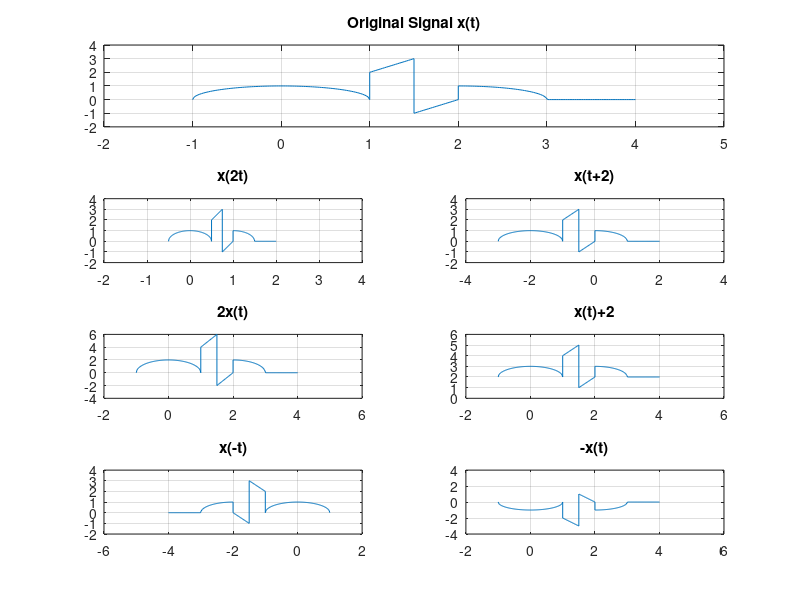

Recreate this plot in MATLAB.
clear all;
close all;
clc;
x=linspace(-1,1,100);
y=sqrt (1-(x.^2));
a=linspace(2,4,100);
b=sqrt(1-(a-2).^2);
c=linspace(1,1.5,25);
y1=2.*(c);
d=linspace(1.5,2,25);
y2=(d-2)./0.5;
z1=[x c];
z2=[z1 d];
z=[z2 a];
q1=[y y1];
q2=[q1 y2];
q=[q2 b];

subplot(4,2,[1 2]);
plot(z, q);
title ('Original Signal x(t)');
xlim ([-2 5]);
ylim ([-2 4]);
grid on;

subplot (4,2,3);
plot(z.*0.5,q);
title('x(2t)'); %x(2t)
xlim ([-2 4]);
ylim ([-2 4]);
grid on;
subplot(4,2,4);
plot(z-2,q);
title ('x(t+2)'); %x(t+2)
xlim ([-4 4]);
ylim ([-2 4]);
grid on;

subplot(4,2,5);
plot(z,2.*q);
title ('2x(t)'); %2x(t)
xlim ([-2 6]);
ylim ([-4 6]);
grid on;

subplot(4,2,6);
plot(z,2+q);
title ('x(t)+2'); %x(t)+2
xlim ([-2 6]);
ylim ([0 6]);
grid on;

subplot(4,2,7);
plot(-z,q);
title ('x(-t)'); %x(-t)
xlim ([-6 2]);
ylim ([-2 4]);
grid on;

subplot(4,2,8);
plot(z,-q);
title ('-x(t)'); %-x(t)
xlim ([-2 6]);
ylim ([-4 4]);
grid on;